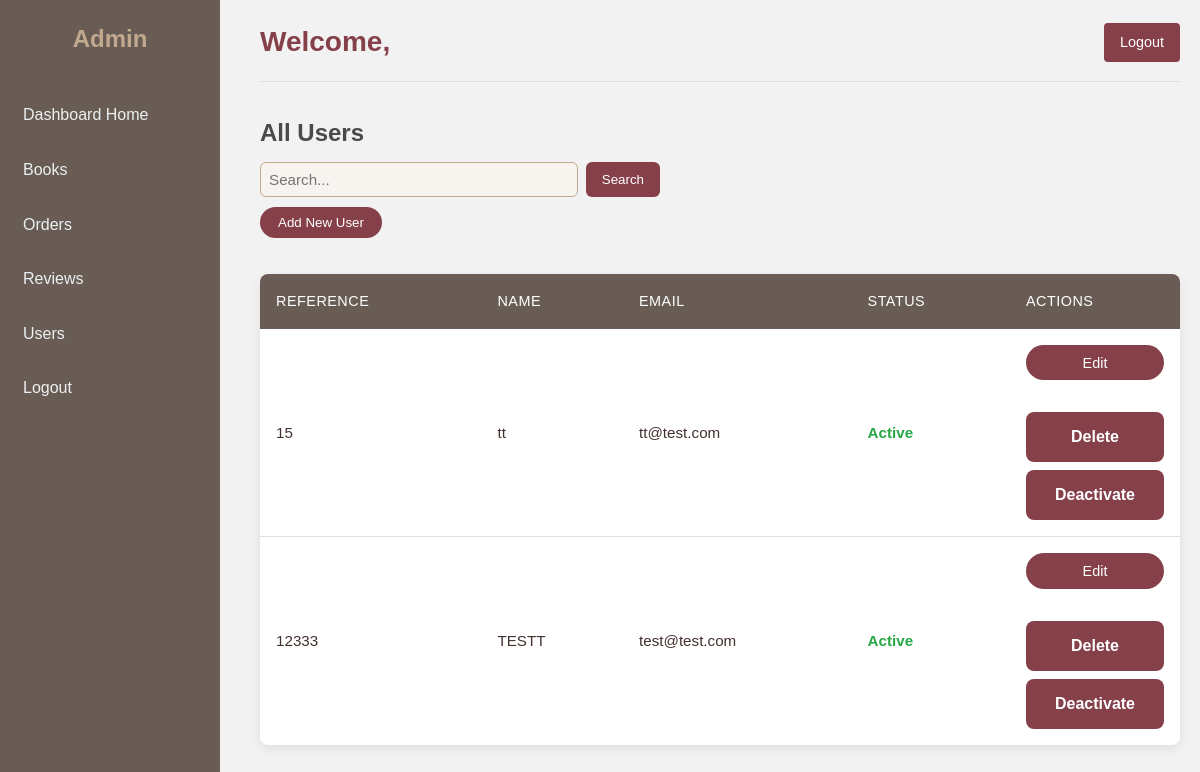
The page /dashboard/users/ on the database its author committed.
### library_app/models.py (models this page shows, shortened)
class UserProfile(models.Model):
    user = models.OneToOneField(User, on_delete=models.CASCADE)
    reference_id = models.CharField(max_length=100, unique=True)
    phone_contact = models.CharField(max_length=15, unique=True)
    user_address = models.TextField()
    active = models.BooleanField(default=True)

### library_app/views.py (the view)
# urls.py: path('dashboard/users/', views.admin_users_view, name='admin_users'),
def admin_users_view(request):
    users = UserProfile.objects.all()
    return render(request, "library_app/admin_users.html", {"users": users})

### library_app/templates/library_app/admin_users.html (shortened to what this page needs)
{% extends "library_app/base_admin.html" %}
{% block content %}
<h2 style="color:#4A4A4A; margin-bottom:10px;">All Users</h2>
<form method="GET" action="{% url 'admin_users' %}" style="margin-bottom:10px;">
    <input type="text"
           name="q"
           placeholder="Search..."
           value="{{ request.GET.q }}"
           style="padding:8px; width:300px; border-radius:6px;">
    <button type="submit"
            style="background:#854049; color:white; padding:8px 16px; border:none; border-radius:6px;">
        Search
    </button>
</form>
<a href="{% url 'admin_add_user' %}" style="display:inline-block; margin-bottom:12px;">
    <button style="background:#854049; color:white; padding:8px 18px; border:none; border-radius:20px;">
        Add New User
    </button>
</a>
<table style="width:100%; border-collapse:collapse;">
    <thead>
        <tr style="background:#f4f4f4;">
            <th>Reference</th>
            <th>Name</th>
            <th>Email</th>
            <th>Status</th>
            <th style="width:170px;">Actions</th>
        </tr>
    </thead>
    <tbody>
    {% for u in users %}
        <tr>
            <td>{{ u.reference_id }}</td>
            <td>{{ u.user.username }}</td>
            <td>{{ u.user.email }}</td>
            <td>
                {% if u.active %}
                    <span style="color:green;">Active</span>
                {% else %}
                    <span style="color:red;">Inactive</span>
                {% endif %}
            </td>
            <td>
                <div style="display:flex; flex-direction:column; gap:8px;">
                    <a href="{% url 'admin_edit_user' u.user.id %}" style="text-decoration:none;">
                        <button class="action-btn">
                            Edit
                        </button>
                    </a>
                    <form method="POST" action="{% url 'admin_delete_user' u.user.id %}" style="margin:0;" class="table-form">
                        <button type="submit" class="action-btn"
                            onclick="return confirm('Are you sure you want to delete this user?');">
                            Delete
                        </button>
                    </form>
                    {% if u.reference_id %}
                        {% if u.active %}
                            <form method="POST" action="{% url 'deactivate_user' u.reference_id %}" style="margin:0;" class="table-form">
                                <button type="submit" class="action-btn">
                                    Deactivate
                                </button>
                            </form>
                        {% endif %}
                    {% endif %}
                </div>
            </td>
        </tr>
    {% empty %}
        <tr>
            <td colspan="5" style="text-align:center; padding:20px;">
                No users found.
            </td>
        </tr>
    {% endfor %}
    </tbody>
</table>
{% endblock %}

### library_app/static/CSS/admin.css (style rules this page uses)
:root { --admin-primary: #854049; --admin-primary-dark: #41302C; --admin-secondary: #685C55; --admin-accent: #C2A88E; --admin-light: #f7f4ef; --admin-lighter: #e6ded5; --admin-white: #ffffff; --admin-text: #41302C; --admin-text-light: #685C55; --admin-shadow: 0 4px 12px rgba(0,0,0,0.08); --admin-radius: 8px; }
* { margin: 0; padding: 0; box-sizing: border-box; }
body { font-family: 'Poppins', sans-serif; background-color: var(--admin-light); color: var(--admin-text); line-height: 1.6; }
h2 { color: var(--admin-primary); margin-bottom: 1.5rem; font-size: 1.5rem; }
form[method="GET"] { display: flex; gap: 0.5rem; margin-bottom: 1.5rem; max-width: 400px; }
form[method="GET"] input { flex: 1; padding: 0.75rem 1rem; border: 1px solid var(--admin-accent); border-radius: var(--admin-radius); background: var(--admin-light); color: var(--admin-text); font-size: 0.95rem; }
form[method="GET"] button { padding: 0.75rem 1.5rem; background: var(--admin-primary); color: var(--admin-white); border: none; border-radius: var(--admin-radius); cursor: pointer; font-weight: 500; }
a button, a .btn { display: inline-block; margin-bottom: 1.5rem; text-decoration: none; }
table { width: 100%; border-collapse: collapse; background: var(--admin-white); border-radius: var(--admin-radius); overflow: hidden; box-shadow: var(--admin-shadow); margin-bottom: 2rem; }
table th { background: var(--admin-secondary); color: var(--admin-white); padding: 1rem; text-align: left; font-weight: 500; font-size: 0.9rem; text-transform: uppercase; letter-spacing: 0.5px; }
table td { padding: 1rem; border-bottom: 1px solid var(--admin-lighter); font-size: 0.95rem; }
table tr:last-child td { border-bottom: none; }
table form { display: inline; margin: 0; }
table button { padding: 0.5rem 1rem; background: var(--admin-primary); color: var(--admin-white); border: none; border-radius: 4px; cursor: pointer; font-size: 0.85rem; font-weight: 500; transition: all 0.3s ease; }
span[style*="color:green"] { color: #28a745 !important; font-weight: 600; }
.table-form { background: none !important; padding: 0 !important; box-shadow: none !important; max-width: none !important; margin: 0 !important; display: inline; }
.action-btn { width: 100%; padding: 0.6rem 0; background: var(--admin-primary); color: white; border: none; border-radius: 999px; cursor: pointer; font-size: 0.9rem; font-weight: 500; transition: all 0.25s ease; }
form[method="POST"] button[type="submit"] { width: 100%; padding: 1rem; background: var(--admin-primary); color: var(--admin-white); border: none; border-radius: var(--admin-radius); font-size: 1rem; font-weight: 600; cursor: pointer; transition: all 0.3s ease; }

### library_app/templates/library_app/base_admin.html (style rules this page uses)
body { font-family: Arial, sans-serif; background-color: #f2f2f2; margin: 0; }

### rows shown on the page
UserProfile: reference_id "15", user.username "tt", user.email "tt@test.com", active "Active"
UserProfile: reference_id "12333", user.username "TESTT", user.email "test@test.com", active "Active"
